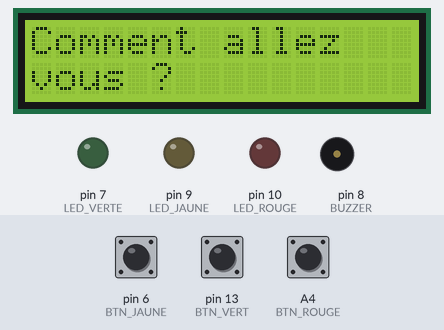
Bench run of a sketch on a simulated Arduino Uno, built with avr-gcc and run on an emulated ATmega328P. Shown: 16×2 character LCD, output pins drawn as LEDs (lit = HIGH), buzzer (waves = sounding). The inputs (shaded band) are chosen by the test bench; at power-on: pin 6 (BTN_JAUNE) HIGH, pin 13 (BTN_VERT) HIGH, A4 (BTN_ROUGE) HIGH. What the sketch prints to the serial monitor is not drawn.

Above: at 3.2 s.
3.3 s: pin 6 (BTN_JAUNE) pulled LOW for 0.15 s
At 4.9 s:
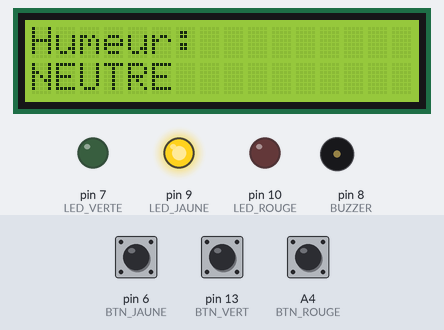
6.4 s: pin 13 (BTN_VERT) pulled LOW for 3.2 s
At 7.3 s:
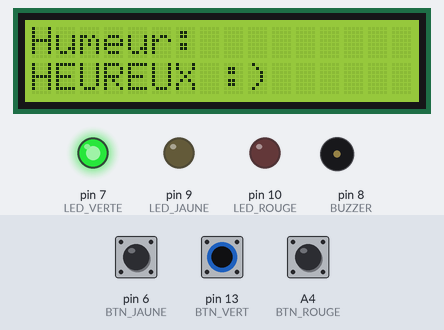
11.9 s: A4 (BTN_ROUGE) pulled LOW for 0.15 s
At 12.8 s:
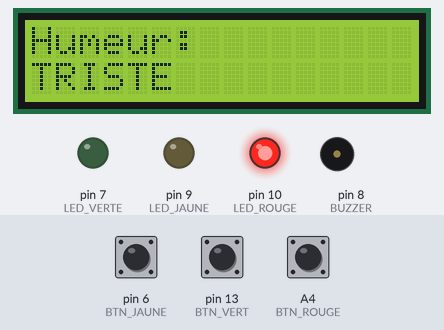
15.0 s: A4 (BTN_ROUGE) pulled LOW for 1 s
At 15.15 s:
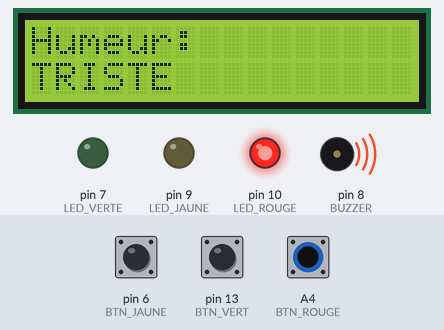
18.5 s: A4 (BTN_ROUGE) pulled LOW for 3.2 s
At 20.1 s:
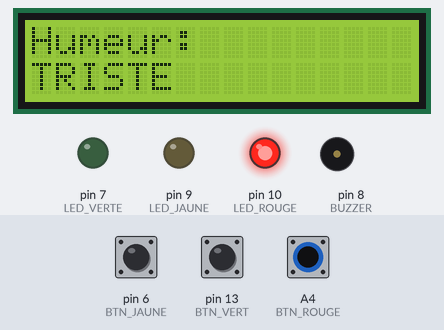
Timing chart, 0 to 24.0 s (numbered marks = the images above; inputs shaded):
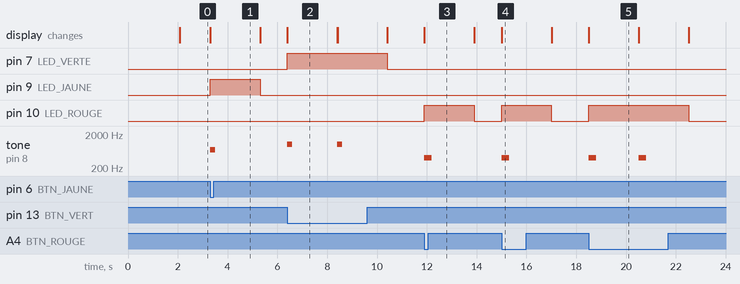

The sketch:

moodbar_kiosk.ino
```cpp
// Écran LCD (mode parallèle, PAS I2C)
// RS, E, D4, D5, D6, D7
#include <LiquidCrystal.h>
LiquidCrystal lcd(12, 11, 5, 4, 3, 2);

// LEDs
#define LED_VERTE 7   // "HEUREUX"
#define LED_JAUNE 9   // "NEUTRE"
#define LED_ROUGE 10  // "TRISTE"

// Boutons
#define BTN_VERT 13
#define BTN_JAUNE 6
#define BTN_ROUGE A4

// Buzzer
#define BUZZER 8

void setup() {
  // envoie "VOTE:<humeur>" sur le port série à chaque vote, lu par
  // moodbar-iot/bridge/serial_to_api.py qui relaie vers le backend
  Serial.begin(9600);

  pinMode(LED_VERTE, OUTPUT);
  pinMode(LED_JAUNE, OUTPUT);
  pinMode(LED_ROUGE, OUTPUT);

  pinMode(BTN_VERT, INPUT_PULLUP);
  pinMode(BTN_JAUNE, INPUT_PULLUP);
  pinMode(BTN_ROUGE, INPUT_PULLUP);

  pinMode(BUZZER, OUTPUT);

  digitalWrite(LED_VERTE, LOW);
  digitalWrite(LED_JAUNE, LOW);
  digitalWrite(LED_ROUGE, LOW);

  lcd.begin(16, 2);

  lcd.setCursor(0, 0);
  lcd.print("MoodMap DIT");
  lcd.setCursor(0, 1);
  lcd.print("Bienvenue");

  delay(2000);
  menu();
}

void loop() {

  if (digitalRead(BTN_VERT) == LOW) {
    afficherHumeur(LED_VERTE, "HEUREUX :)", "content", 1000, 200);
  }
  else if (digitalRead(BTN_JAUNE) == LOW) {
    afficherHumeur(LED_JAUNE, "NEUTRE", "neutre", 700, 200);
  }
  else if (digitalRead(BTN_ROUGE) == LOW) {
    afficherHumeur(LED_ROUGE, "TRISTE", "pas_content", 400, 300);
  }
}

// `humeur` : mot-clé attendu par le backend (content / neutre / pas_content),
// séparé de `texte` qui reste libre pour l'affichage LCD
void afficherHumeur(int led, const char* texte, const char* humeur, int freq, int duree) {

  digitalWrite(LED_VERTE, LOW);
  digitalWrite(LED_JAUNE, LOW);
  digitalWrite(LED_ROUGE, LOW);

  digitalWrite(led, HIGH);
  tone(BUZZER, freq, duree);

  lcd.clear();
  lcd.setCursor(0, 0);
  lcd.print("Humeur:");
  lcd.setCursor(0, 1);
  lcd.print(texte);

  Serial.print("VOTE:");
  Serial.println(humeur);

  delay(2000);

  digitalWrite(led, LOW);

  menu();
}

void menu() {
  lcd.clear();
  lcd.setCursor(0, 0);
  lcd.print("Comment allez");
  lcd.setCursor(0, 1);
  lcd.print("vous ?");
}
```

Measured:
- after the input at 3.3 s, pin 9 (LED_JAUNE): LOW → HIGH at once, → LOW 2.0 s later; tone on pin 8 (BUZZER): silent → 700 Hz at once, → silent 0.20 s later; the display: changes at once (image 1)
- after the input at 6.4 s, pin 7 (LED_VERTE): LOW → HIGH at once, → LOW 4.0 s later; tone on pin 8 (BUZZER): alternates 1000 Hz for 0.20 s and silent for 1.8 s, 4 changes in all, then stays silent, starting at once; the display: changes at once (image 2)
- after the input at 11.9 s, pin 10 (LED_ROUGE): LOW → HIGH at once, → LOW 2.0 s later; tone on pin 8 (BUZZER): silent → 400 Hz at once, → silent 0.30 s later; the display: changes at once (image 3)
- after the input at 15.0 s, pin 10 (LED_ROUGE): LOW → HIGH at once, → LOW 2.0 s later; tone on pin 8 (BUZZER): silent → 400 Hz at once, → silent 0.30 s later; the display: changes at once (image 4)
- after the input at 18.5 s, pin 10 (LED_ROUGE): LOW → HIGH at once, → LOW 4.0 s later; tone on pin 8 (BUZZER): alternates 400 Hz for 0.30 s and silent for 1.7 s, 4 changes in all, then stays silent, starting at once; the display: changes at once (image 5)
- what the display in image 2 shows lasts 2.0 s, from 6.4 s to 8.4 s
